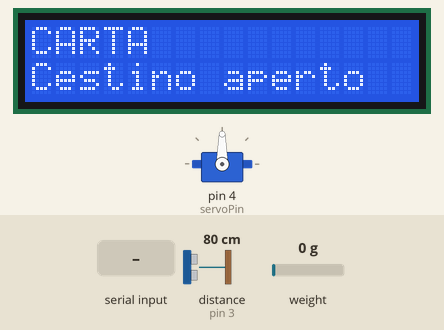
Bench run of a sketch on a simulated Arduino Uno, built with avr-gcc and run on an emulated ATmega328P. Parts: servo, 16×2 character LCD. Wiring (inferred from the names in the program): ultrasonic range finder: trigger pin 2; echo pin 3. Inputs (shaded band) come from the test bench; at power-on: weight on the scale 0 g, distance to the obstacle (sensor on pin 3) 80 cm. The echo pulse lasts 58.3 µs per cm; what the sketch prints to the serial monitor is not drawn.

Above: at 2.2 s.
2.3 s: "Anomalia:\n" received over Serial
At 2.7 s:
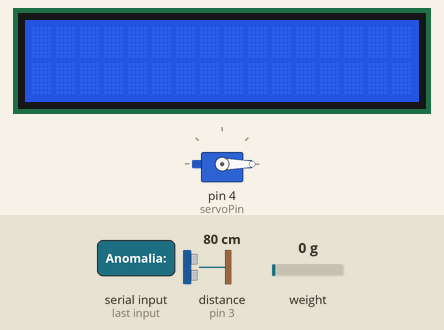
5.0 s: weight on the scale set to 1250 g
At 5.4 s:
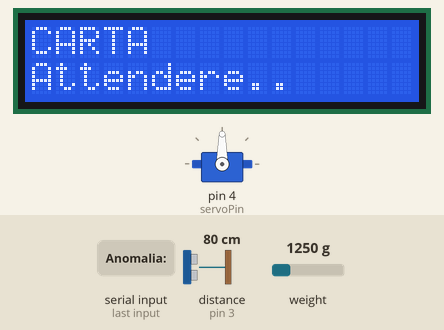
6.6 s: distance to the obstacle (sensor on pin 3) set to 103 cm
9.6 s: "UNLOCKED\n" received over Serial
At 10.7 s:
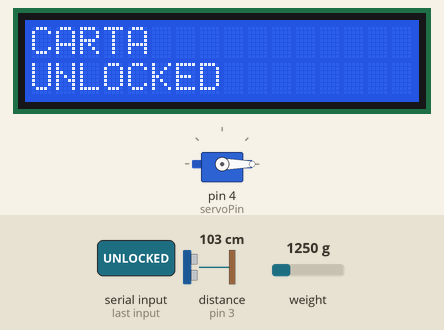
11.2 s: "AUTO\n" received over Serial
At 11.8 s:
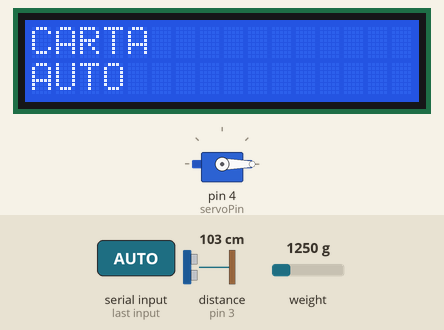
12.7 s: "LOCKED\n" received over Serial
At 14.1 s:
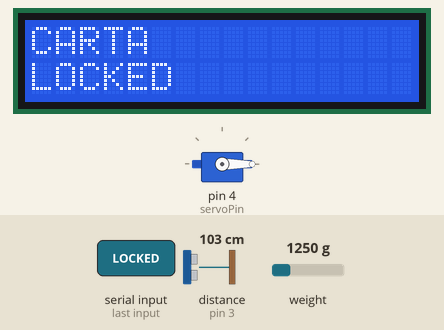
Timing chart, 0 to 15.2 s (numbered marks = the images above; inputs shaded):
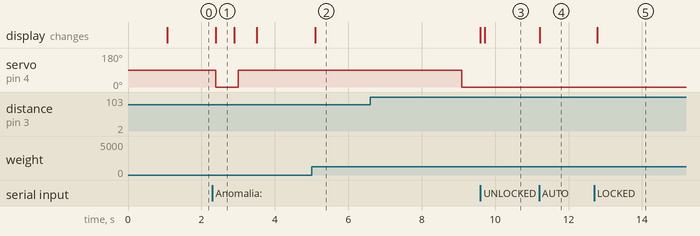

Measured:
- after the input at 2.3 s, servo on pin 4 (servoPin): 90° → 0° after 0.09 s, → 90° 0.61 s later; the display: changes after 0.09 s (image 1)
- after the input at 5.0 s, the display: changes after 0.10 s (image 2)
- after the input at 9.6 s, the display: first differs from a run without the input after 0.12 s (image 3)
- after the input at 11.2 s, the display: changes at once (image 4)
- after the input at 12.7 s, the display: changes after 0.08 s (image 5)
- what the display in image 1 shows lasts 0.5 s, from 2.4 s to 2.9 s

The sketch:

cleaned_main.ino
```cpp
#include <Servo.h>
#include <Arduino.h>
#include <stdbool.h>
#include <math.h>
#include <LiquidCrystal.h>
#include "HX711.h"

// === Pin HX711 ===
const int LOADCELL_DOUT_PIN = 12;
const int LOADCELL_SCK_PIN  = 13;

HX711 scale;

// === Pin sensori e servo ===
int trig = 2;
int echo = 3;
int servoPin = 4;

// === Costanti cestino ===
const float bin_height = 25.0; // altezza del cestino in cm (modifica secondo il tuo)
const int SERVO_CLOSE_ANGLE = 0;
const int SERVO_OPEN_ANGLE  = 90;
const int floor_level = 1;
const int id = 1;

Servo servo;
LiquidCrystal lcd(5, 6, 7, 8, 9, 10);

// === Variabili di stato ===
float distance = 0.0;
float percentage = 0.0;
float prevWeight = 0.0;
String binType = "CARTA";
bool is_full = false;
const float WEIGHT_FULL_THRESHOLD    = 0.30; // kg - soglia per diventare pieno
const float WEIGHT_EMPTY_THRESHOLD   = 0.25; // kg - soglia per tornare vuoto
const float DISTANCE_FULL_THRESHOLD  = 10.0; // cm - sotto questo è “pieno”
const float DISTANCE_EMPTY_THRESHOLD = 12.0; // cm - sopra questo può tornare “vuoto”

typedef enum State{CLOSED, OPEN};
State current_state = OPEN;

// === Coordinate Bidone ===
double latitude = 44.6470;
double longitude = 10.9250;

// === Modalità di funzionamento ===
typedef enum Mode
{
  MODE_AUTO,
  MODE_UNLOCKED,
  MODE_LOCKED
};
Mode currentMode = MODE_AUTO;

// === Variabili LCD ===
String currentMessage = "Cestino aperto";
String backendMessage = "";
bool hasBackendMessage = false;

unsigned long fullMessageStart = 0;
const unsigned long FULL_MESSAGE_DURATION = 2000; // 2 secondi di "Cestino pieno"

int scrollIndex = 0;
unsigned long lastScrollTime = 0;
const unsigned long scrollDelay = 500; // ms
const int lineLength = 16;

unsigned long lastSendTime = 0;
const unsigned long sendInterval = 5000; // 5 secondi

// === Variiabili delay per l'apertura in mode = AUTO ===
unsigned long lastAutoOpenTime = 0;
bool autoClosePending = false;
const unsigned long AUTO_CLOSE_DELAY = 4000;  // 4 secondi

// === PROTOTIPI ===
void apri_cestino();
void chiudi_cestino();
void gestisciMessaggiLCD();
void stampaHeaderLCD();

void setup() {
  Serial.begin(9600);

  // Sensore distanza
  pinMode(trig, OUTPUT);
  digitalWrite(trig, LOW);
  pinMode(echo, INPUT);

  // Servo
  servo.attach(servoPin);
  servo.write(SERVO_OPEN_ANGLE);


  // HX711
  scale.begin(LOADCELL_DOUT_PIN, LOADCELL_SCK_PIN);
  scale.set_scale(104);
  scale.tare();

  // LCD
  lcd.begin(16, 2);
  lcd.clear();
  stampaHeaderLCD();
  lcd.setCursor(0,1);
  lcd.print("Cestino aperto   ");

  servo.detach();

}

void loop() {
  // Misura distanza
  digitalWrite(trig, LOW);
  delayMicroseconds(2);
  digitalWrite(trig, HIGH);
  delayMicroseconds(10);
  digitalWrite(trig, LOW);

  // Misura distanza
  long duration = pulseIn(echo, HIGH);
  distance = (duration / 2.0) * 0.0343;

  // Misura peso
  float weight = scale.get_units() / 1000.0;

  // dead-zone attorno allo zero (ad esempio 50 grammi)
  if (fabs(weight) < 0.05) {
    weight = 0.0;
  }

  /* Calcolo percentuale riempimento
  float fullnessFromDistance = map(distance, bin_height, 0, 0, 100);
  fullnessFromDistance = constrain(fullnessFromDistance, 0, 100);

  float fullnessFromWeight = (weight / maxWeight) * 100.0;
  fullnessFromWeight = constrain(fullnessFromWeight, 0, 100);

  // Prendo il valore "più critico"
  float percentage = max(fullnessFromDistance, fullnessFromWeight);*/

  percentage = 100.0 - (distance / bin_height) * 100.0;
  if (percentage < 0) percentage = 0;
  if (percentage > 100) percentage = 100;

  // Stato di pieno (test value)
  is_full =  (weight >= 0.3); // >0.3kg (modifica se serve)
  // Stato di pieno
  //is_full = (distance <= 10 && weight > 0.3); // >0.3kg (modifica se serve)
  bool full_condition = (weight >= WEIGHT_FULL_THRESHOLD && distance <= DISTANCE_FULL_THRESHOLD);
  bool empty_condition = (weight <= WEIGHT_EMPTY_THRESHOLD || distance >= DISTANCE_EMPTY_THRESHOLD);

  /*if (!is_full && full_condition) {
    is_full = true;
  } else if (is_full && empty_condition) {
    is_full = false;
  }*/

  // Gestione servo in base alla modalità
  if (currentMode == MODE_AUTO) {
    // logica classica: chiudi se pieno, apri se vuoto
    if (is_full != (current_state == CLOSED)) {

      if (!is_full) {
        // Bidone vuoto -> apri subito
        autoClosePending = false;  // annulla eventuale chiusura programmata

        if (current_state != OPEN) {
          currentMessage = "Cestino aperto";
          apri_cestino();
        }
      }
      else {
        // Bidone pieno -> ritardo di 4 secondi prima di chiudere
        if (current_state == OPEN) {
          // Se è ancora aperto, prepariamo/gestiamo il timer
          if (!autoClosePending) {
            // Primo istante in cui rileviamo "pieno"
            autoClosePending = true;
            lastAutoOpenTime = millis();
            currentMessage = "Attendere..";
          } else {
            // Timer già avviato -> controlliamo se sono passati 6 secondi
            if (millis() - lastAutoOpenTime >= AUTO_CLOSE_DELAY) {
              // Tempo scaduto -> chiudi cestino
              currentMessage = "Cestino pieno";
              chiudi_cestino();
              autoClosePending = false; // reset
            }
          }
        }
      }
    }
  } else if (currentMode == MODE_UNLOCKED) {
    // in modalità unlocked lo vogliamo sempre aperto
    if (current_state != OPEN) {
      currentMessage = "Apertura manuale";
      apri_cestino();
    }
  } else if (currentMode == MODE_LOCKED) {
    // in modalità locked lo vogliamo sempre chiuso
    if (current_state != CLOSED) {
      currentMessage = "Chiusura forzata";
      chiudi_cestino();
    }
  }

  //CONDIZIONE DA USARE : if (abs(weight - prevWeight) > 0.01 && millis() - lastSendTime >= sendInterval)
  // Invio dati periodico
  if (0.01 && millis() - lastSendTime >= sendInterval) {
    prevWeight = weight;
    lastSendTime = millis();

    String data = "id:" + String(id) + ",";
    data += "floor:" + String(floor_level) + ",";
    data += "percentage:" + String(percentage) + ",";
    data += "weight:" + String(weight, 2) + ",";
    data += "distance:" + String(distance, 2) + ",";
    data += "is_full:" + String(is_full ? "1" : "0") + ",";
    data += "latitude:" + String(latitude, 6) + ",";
    data += "longitude:" + String(longitude, 6);
    Serial.println(data);
  }

  gestisciMessaggiLCD();

}

// === FUNZIONI ===

void apri_cestino() {
  /*servo.write(SERVO_OPEN_ANGLE);
  current_state = OPEN;

  stampaHeaderLCD();
  currentMessage = "Cestino aperto";
  scrollIndex = 0;
  lcd.setCursor(0, 1);
  lcd.print("Cestino aperto   ");

  delay(600);
  servo.detach();*/
  if (current_state == OPEN) return;

  servo.attach(servoPin);
  servo.write(SERVO_OPEN_ANGLE);
  delay(500);
  servo.detach();

  current_state = OPEN;

  lcd.clear();
  stampaHeaderLCD();
  //currentMessage = "Cestino aperto";
  hasBackendMessage = false;
  backendMessage = "";
  scrollIndex = 0;
  lastScrollTime = 0;
}

void chiudi_cestino() {
  /*
  servo.write(SERVO_CLOSE_ANGLE);
  current_state = CLOSED;

  stampaHeaderLCD();
  currentMessage = "Cestino pieno";
  scrollIndex = 0;
  lcd.setCursor(0, 1);
  lcd.print("Cestino pieno    ");

  delay(600);
  servo.detach();
  */
  if (current_state == CLOSED) return;

  servo.attach(servoPin);
  servo.write(SERVO_CLOSE_ANGLE);
  delay(500);
  servo.detach();

  current_state = CLOSED;

  stampaHeaderLCD();
  //currentMessage = "Cestino pieno";
  fullMessageStart = millis(); // da ora in poi contiamo i 3 secondi
  scrollIndex = 0;
  lastScrollTime = 0;
}

void gestisciMessaggiLCD() {
  // 1) Lettura eventuale messaggio da seriale
  if (Serial.available() > 0) {
    String line = Serial.readStringUntil('\n');
    line.trim();
    if (line.length() == 0) {
      return;
    }

    // Comandi remoti
    if (line.startsWith("CMD:")) {
      String cmd = line.substring(4);
      cmd.trim();
      cmd.toUpperCase();

      if (cmd == "AUTO") {
        currentMode = MODE_AUTO;
        if (current_state == OPEN)
          currentMessage = "Cestino aperto";
        else
          currentMessage = "Cestino pieno";
      } else if (cmd == "UNLOCKED") {
        currentMode = MODE_UNLOCKED;
        currentMessage = "Apertura manuale";
        apri_cestino();
      } else if (cmd == "LOCKED") {
        currentMode = MODE_LOCKED;
        currentMessage = "Chiusura forzata";
        chiudi_cestino();
      }
      return;
    }

    scrollIndex = 0;
    lcd.clear();

    // Se il loader ha mandato un messaggio JSON tipo:
    // {"message":"Bidone più vicino vuoto: ID 3 - distanza 0.12 km"}
    if (line.startsWith("{")) {
      int msgPos = line.indexOf("\"message\"");
      if (msgPos >= 0) {
        int colonPos = line.indexOf(":", msgPos);
        int firstQuote = line.indexOf("\"", colonPos);
        int secondQuote = line.indexOf("\"", firstQuote + 1);
        if (firstQuote >= 0 && secondQuote > firstQuote) {
          backendMessage = line.substring(firstQuote + 1, secondQuote);
          hasBackendMessage = true;
          scrollIndex = 0;
          lastScrollTime = 0;
        } else {
          // fallback: se il parsing fallisce, mostro l'intera linea come backendMessage
          backendMessage = line;
          hasBackendMessage = true;
          scrollIndex = 0;
          lastScrollTime = 0;
        }
      } else {
        backendMessage = line;
        hasBackendMessage = true;
        scrollIndex = 0;
        lastScrollTime = 0;
      }
    }
    // Messaggio anomalia (testo normale)
     else if (line.startsWith("Anomalia:")) {
      currentMessage = line;
      hasBackendMessage = false;
      backendMessage = "";
      chiudi_cestino();
      scrollIndex = 0;
      lastScrollTime = 0;
    }
    // Altri messaggi normali (plain text)
     else {
      currentMessage = line;
      hasBackendMessage = false;
      backendMessage = "";
      scrollIndex = 0;
      lastScrollTime = 0;
    }
  }

  // 2) Scelta del messaggio da mostrare sulla seconda riga
  String messageToShow;

  // Se il cestino è chiuso e siamo ancora nei 3 secondi dalla chiusura
  if (current_state == CLOSED && (millis() - fullMessageStart) < FULL_MESSAGE_DURATION) {
    // Mostro "Cestino pieno"
    messageToShow = currentMessage;   // deve essere "Cestino pieno"
  }
  // Altrimenti, se ho un messaggio dal backend, mostro quello
  else if (hasBackendMessage) {
    messageToShow = backendMessage;
  }
  // Altrimenti, mostro il currentMessage (es. "Cestino aperto", "Cestino chiuso", ecc.)
  else {
    messageToShow = currentMessage;
  }

  // 3) Stampa sul display
  // Prima riga: sempre il tipo del bidone
  stampaHeaderLCD();

  if (messageToShow.length() <= lineLength) {
    // Messaggio corto: niente scroll
    lcd.setCursor(0, 1);
    String line = messageToShow;
    if (line.length() < lineLength) {
      line += String("                ").substring(0, 16 - line.length());
    }
    lcd.print(line);
  } else {
    // Messaggio lungo: scroll sulla seconda riga
    if (millis() - lastScrollTime >= scrollDelay) {
      lastScrollTime = millis();

      if (scrollIndex + lineLength > messageToShow.length()) {
        scrollIndex = 0;
      }

      String toDisplay = messageToShow.substring(scrollIndex, scrollIndex + lineLength);
      lcd.setCursor(0, 1);
      lcd.print(toDisplay);

      scrollIndex++;
    }
  }
}

void stampaHeaderLCD() {
  lcd.setCursor(0,0);
  String header = binType;
  if (header.length() > 16) header = header.substring(0, 16);
  lcd.print(header);
  // padding con spazi per pulire la riga
  for (int i = header.length(); i < 16; i++) {
    lcd.print(" ");
  }
}
```
